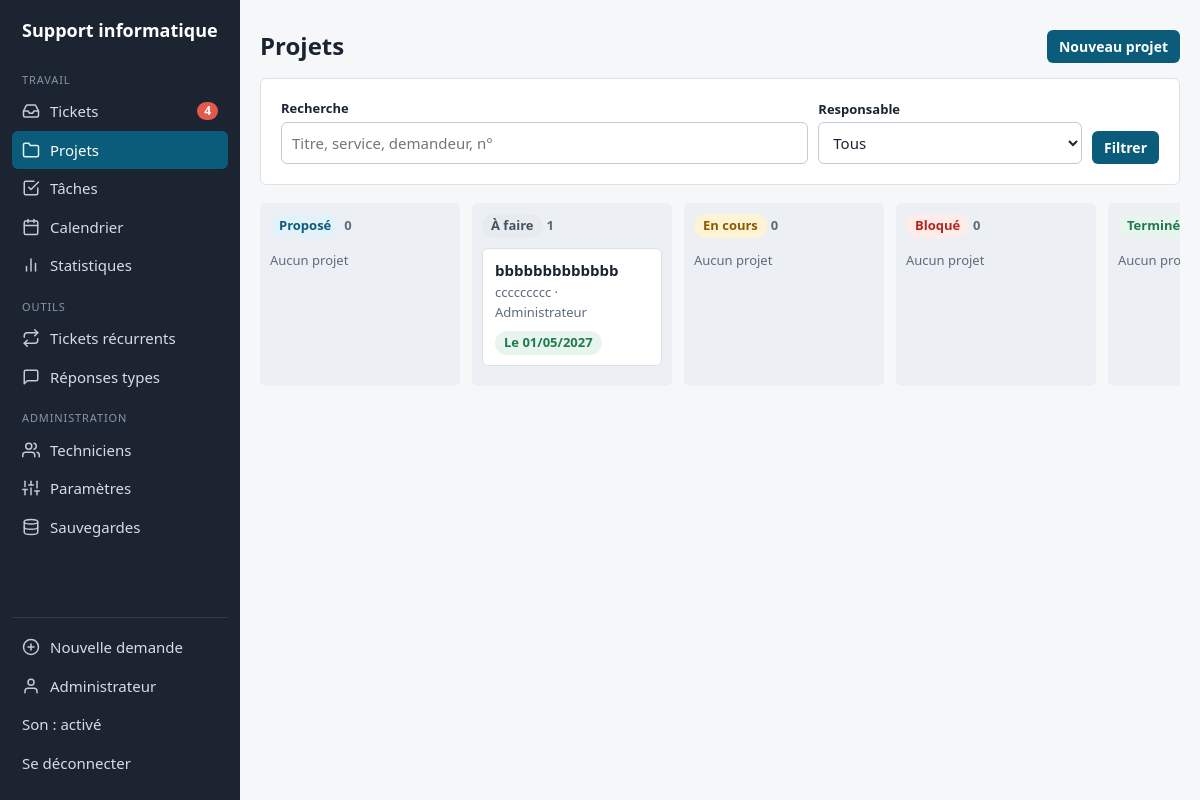
/admin/projets (signed in), run on the app's committed database.
### tables this page shows
CREATE TABLE users (
    id INTEGER PRIMARY KEY AUTOINCREMENT,
    username TEXT UNIQUE NOT NULL,
    name TEXT NOT NULL,
    password_hash TEXT NOT NULL,
    role TEXT NOT NULL DEFAULT 'tech',
    email TEXT NOT NULL DEFAULT '',
    notify INTEGER NOT NULL DEFAULT 1,
    digest INTEGER NOT NULL DEFAULT 1
);

CREATE TABLE projects (
    id INTEGER PRIMARY KEY AUTOINCREMENT,
    token TEXT UNIQUE NOT NULL,
    title TEXT NOT NULL,
    description TEXT NOT NULL DEFAULT '',
    requester_name TEXT NOT NULL,
    requester_email TEXT NOT NULL DEFAULT '',
    department TEXT NOT NULL DEFAULT '',
    wanted_date TEXT NOT NULL DEFAULT '',
    due_date TEXT NOT NULL DEFAULT '',
    owner_id INTEGER REFERENCES users(id),
    status TEXT NOT NULL DEFAULT 'Proposé',
    source TEXT NOT NULL DEFAULT 'web',
    created_by INTEGER,
    created_at TEXT NOT NULL,
    updated_at TEXT NOT NULL,
    closed_at TEXT
, channel TEXT NOT NULL DEFAULT '');

### tickets_it/routes/projects.py (the view)
@app.route("/admin/projets")
@login_required()
def projects_board():
    db = get_db()
    q, owner = request.args.get("q", "").strip(), request.args.get("owner", "")
    sql = ["SELECT p.*, u.name AS owner, (SELECT COUNT(*) FROM tasks WHERE project_id=p.id) AS n_tasks, "
           "(SELECT COUNT(*) FROM tasks WHERE project_id=p.id AND done=1) AS n_done "
           "FROM projects p LEFT JOIN users u ON u.id=p.owner_id WHERE 1=1"]
    args = []
    if owner == "moi":
        sql.append("AND p.owner_id=?")
        args.append(g.user["id"])
    elif owner == "aucun":
        sql.append("AND p.owner_id IS NULL")
    if q:
        sql.append("AND (p.title LIKE ? OR p.description LIKE ? OR p.requester_name LIKE ? OR p.department LIKE ? OR CAST(p.id AS TEXT)=?)")
        args += [f"%{q}%"] * 4 + [q.lstrip("#")]
    sql.append("ORDER BY CASE WHEN p.due_date='' THEN 1 ELSE 0 END, p.due_date, p.created_at DESC")
    rows = db.execute(" ".join(sql), args).fetchall()
    cols = {c: [r for r in rows if r["status"] == c] for c in PROJET_COLONNES}
    cols["Terminé"] = sorted(cols["Terminé"], key=lambda r: r["closed_at"] or "", reverse=True)[:15]
    return render_template("projects.html", cols=cols, colonnes=PROJET_COLONNES, f=request.args,
                                  annules=[r for r in rows if r["status"] == "Annulé"][:20])

### tickets_it/branding.py (called while the page is built)
def _rgb(h):
    h = h.lstrip("#")
    return tuple(int(h[i:i + 2], 16) for i in (0, 2, 4))

def darken(h, k=0.8):
    return "#%02x%02x%02x" % tuple(int(c * k) for c in _rgb(h))

def valid_brand(h):
    return bool(re.fullmatch(r"#[0-9a-fA-F]{6}", h or ""))

### tickets_it/db.py (called while the page is built)
def raw_db():
    db = sqlite3.connect(DB_PATH, timeout=15)
    db.row_factory = sqlite3.Row
    db.execute("PRAGMA foreign_keys = ON")
    return db

def get_db():
    if "db" not in g:
        g.db = raw_db()
    return g.db

### tickets_it/security.py (called while the page is built, shortened)
@app.before_request
def load_user_and_csrf():
    D = derived()
    app.config["MAX_CONTENT_LENGTH"] = D.max_request
    app.config["PERMANENT_SESSION_LIFETIME"] = timedelta(hours=D.session_hours or 24)
    g.user = None
    if session.get("uid"):
        g.user = get_db().execute("SELECT * FROM users WHERE id=?", (session["uid"],)).fetchone()
        if g.user is None:
            session.clear()
    if "csrf" not in session:
        session["csrf"] = secrets.token_hex(16)

@app.after_request
def security_headers(resp):
    resp.headers.setdefault("X-Content-Type-Options", "nosniff")
    resp.headers.setdefault("X-Frame-Options", "SAMEORIGIN")
    return resp

def login_required(role=None):
    def deco(fn):
        @wraps(fn)
        def wrapper(*a, **kw):
            if g.user is None:
                return redirect(url_for("login", next=request.path))
            if role == "admin" and g.user["role"] != "admin":
                abort(403)
            return fn(*a, **kw)
        return wrapper
    return deco

### tickets_it/services.py (called while the page is built)
def due_badge(due, done=False):
    if not due:
        return ("", "")
    try:
        d = date.fromisoformat(due)
    except ValueError:
        return ("", "")
    if done:
        return ("", f"Échéance : {d:%d/%m/%Y}")
    delta = (d - date.today()).days
    if delta < 0:
        return ("late", f"En retard de {-delta} j")
    if delta == 0:
        return ("soon", "Aujourd'hui")
    if delta <= 3:
        return ("soon", f"Dans {delta} j ({d:%d/%m})")
    return ("ok", f"Le {d:%d/%m/%Y}")

### tickets_it/templating.py (called while the page is built)
@app.template_filter("slug")
def slug(s):
    s = unicodedata.normalize("NFD", (s or "").lower())
    return "".join(ch for ch in s if unicodedata.category(ch) != "Mn").replace(" ", "-")

### tickets_it/templates/projects.html (shortened to what this page needs)
{% extends 'base.html' %}{% block title %}Projets{% endblock %}
{% block content %}
<div style="display:flex;justify-content:space-between;align-items:center;gap:12px;flex-wrap:wrap;margin-bottom:14px">
<h1 style="margin:0">Projets</h1><a class="btn sm" href="{{ url_for('project_new') }}">Nouveau projet</a></div>
<form method="get" class="panel" style="display:grid;grid-template-columns:2fr 1fr auto;gap:10px;align-items:end">
 <div><label for="q" style="margin:0 0 3px;font-size:13px">Recherche</label><input id="q" name="q" value="{{ f.get('q','') }}" placeholder="Titre, service, demandeur, n°"></div>
 <div><label for="owner" style="margin:0 0 3px;font-size:13px">Responsable</label><select id="owner" name="owner"><option value="">Tous</option></select></div>
 <div><button class="btn sm">Filtrer</button></div></form>
<div class="board">
{% for col in colonnes %}<section class="bcol" aria-label="{{ col }}">
 <h2><span class="badge s-{{ col|slug }}">{{ col }}</span> <span class="meta">{{ cols[col]|length }}{{ ' (15 derniers)' if col=='Terminé' and cols[col]|length==15 }}</span></h2>
 {% for p in cols[col] %}{% set d = due_badge(p['due_date'], col=='Terminé') %}
 <a class="card" href="{{ url_for('project_detail', pid=p['id']) }}">
  <b>{{ p['title'] }}</b>
  <div class="meta">{{ p['department'] or p['requester_name'] }}{% if p['owner'] %} · {{ p['owner'] }}{% endif %}</div>
  {% if d[1] %}<div style="margin-top:8px"><span class="badge sla-{{ d[0] or 'pause' }}">{{ d[1] }}</span></div>{% endif %}
 </a>
 {% else %}<p class="meta">Aucun projet</p>{% endfor %}
</section>{% endfor %}
</div>
{% endblock %}

### tickets_it/templates/base.html (shortened to what this page needs)
<!doctype html>
<html lang="fr"><head>
<style>:root{--brand:{{ brand }};--brand-d:{{ brand_dark }}}</style></head><body>
{% from 'macros.html' import ico %}
{% macro navlink(endpoint, label, icon, also=[], count=0) %}{% set on = request.endpoint == endpoint or request.endpoint in also %}<a href="{{ url_for(endpoint) }}" class="{{ 'on' if on }}"{% if on %} aria-current="page"{% endif %}>{{ ico(icon) }}<span>{{ label }}</span>{% if count %}<b class="cnt" title="{{ count }} à traiter">{{ count }}</b>{% endif %}</a>{% endmacro %}
{% if g.user %}
<div class="shell">
<aside class="side" id="side" aria-label="Navigation principale">
 <a class="brand" href="{{ url_for('admin') }}">{% if logo_url %}<img class="logo" src="{{ logo_url }}" alt="">{% endif %}{{ app_name }}</a>
 <nav>
  <div class="grp">Travail</div>
  {{ navlink('admin', 'Tickets', 'tickets', ['admin_ticket'], nav.tickets) }}
  {{ navlink('projects_board', 'Projets', 'projets', ['project_detail','project_new'], nav.projets) }}
  {{ navlink('tasks_page', 'Tâches', 'taches', [], nav.taches) }}
  {{ navlink('calendar_page', 'Calendrier', 'calendrier') }}
  {{ navlink('stats_page', 'Statistiques', 'stats') }}
  <div class="grp">Outils</div>
  {{ navlink('recurring_page', 'Tickets récurrents', 'recurrents') }}
  {{ navlink('replies_page', 'Réponses types', 'reponses') }}
  {% if g.user['role']=='admin' %}
  <div class="grp">Administration</div>
  {{ navlink('users', 'Techniciens', 'users') }}
  {{ navlink('settings_page', 'Paramètres', 'settings') }}
  {{ navlink('backups_page', 'Sauvegardes', 'backup', ['backup_download']) }}
  {% endif %}
 </nav>
 <div class="foot">
  {{ navlink('nouveau', 'Nouvelle demande', 'plus') }}
  {{ navlink('account', g.user['name'], 'user') }}
  <button type="button" id="soundbtn" title="Son d'alerte à chaque nouveau ticket"></button>
  <form method="post" action="{{ url_for('logout') }}"><input type="hidden" name="csrf" value="{{ csrf_token() }}"><button>Se déconnecter</button></form>
 </div>
</aside>
<div class="content">
{% endif %}
<main class="{% block mainclass %}{% endblock %}">
{% block content %}{% endblock %}
</main>
{% if g.user %}</div></div>{% endif %}
</body></html>

### tickets_it/templates/base.html (style rules this page uses)
:root { --bg:#f6f7f9;--panel:#fff;--ink:#1b2430;--muted:#5d6b7c;--line:#dde2e9;--brand:#0b5c7a;--brand-d:#08465e; --ok:#1f7a4d;--warn:#b26a00;--err:#b3261e;--r:6px }
* { box-sizing:border-box }
body { margin:0;background:var(--bg);color:var(--ink);font:15px/1.5 system-ui,-apple-system,"Segoe UI",Roboto,Arial,sans-serif }
a { color:var(--brand) }
main { max-width:1100px;margin:28px auto;padding:0 20px }
h1 { font-size:24px;margin:0 0 6px }
h2 { font-size:17px;margin:0 0 12px }
.panel { background:var(--panel);border:1px solid var(--line);border-radius:var(--r);padding:20px;margin-bottom:18px }
label { display:block;font-weight:600;margin:14px 0 4px }
input,select,textarea { width:100%;padding:9px 10px;border:1px solid #c3cbd6;border-radius:var(--r);font:inherit;background:#fff;color:var(--ink) }
.btn { display:inline-block;background:var(--brand);color:#fff;border:0;border-radius:var(--r);padding:10px 18px;font:inherit;font-weight:600;cursor:pointer;text-decoration:none }
.btn.sm { padding:6px 12px;font-size:14px }
.badge { display:inline-block;padding:2px 9px;border-radius:99px;font-size:13px;font-weight:600;white-space:nowrap }
.s-en-cours { background:#fff3d6;color:#8a5a00 }
.sla-ok { background:#e8f5ee;color:#1f7a4d }
.meta { color:var(--muted);font-size:13px }
.board { display:grid;grid-template-columns:repeat(5,minmax(200px,1fr));gap:12px;overflow-x:auto;padding-bottom:8px;margin-bottom:12px }
.bcol { background:#eceff3;border-radius:var(--r);padding:10px;min-height:120px }
.bcol h2 { font-size:15px;margin:0 0 10px }
.card { display:block;background:var(--panel);border:1px solid var(--line);border-radius:var(--r);padding:10px 12px;margin-bottom:10px;color:inherit;text-decoration:none }
.card b { display:block;margin-bottom:2px }
.s-propose { background:#e3f1f8;color:#0b5c7a }
.s-a-faire { background:#e7ebf0;color:#44525f }
.s-bloque { background:#fdecea;color:#b3261e }
.s-termine { background:#e8f5ee;color:#1f7a4d }
.shell { display:flex;min-height:100vh }
.content { flex:1;min-width:0 }
.side { width:240px;flex:none;background:var(--ink);color:#d6dde6;position:sticky;top:0;height:100vh;overflow-y:auto;display:flex;flex-direction:column;padding:18px 12px }
.side .brand { color:#fff;font-weight:700;font-size:18px;line-height:1.2;text-decoration:none;padding:2px 10px 16px }
.side nav { flex:1 }
.side .grp { font-size:11px;letter-spacing:.08em;text-transform:uppercase;color:#8896a8;padding:14px 10px 4px }
.side a,.side .foot button { display:flex;align-items:center;gap:10px;padding:8px 10px;border-radius:var(--r);color:#d6dde6;text-decoration:none;width:100%;background:none;border:0;font:inherit;text-align:left;cursor:pointer }
.side a.on { background:var(--brand);color:#fff }
.side a span { flex:1;min-width:0;overflow:hidden;text-overflow:ellipsis;white-space:nowrap }
.side .cnt { background:#e5584d;color:#fff;border-radius:99px;font-size:12px;line-height:1;padding:3px 7px }
.side .foot { border-top:1px solid #2f3b4c;margin-top:12px;padding-top:10px }
.side .foot form { margin:0 }

### data on the page
users: name "Administrateur"
projects: title "bbbbbbbbbbbbb", department "ccccccccc", owner "Administrateur", d "Le 01/05/2027"

### other printed values
{{ app_name }} "Support informatique"
{{ label }} "Tickets Projets Tâches Calendrier Statistiques Tickets récurrents Réponses types Techniciens Paramètres Sauvegardes Nouvelle demande"
{{ col }} "Proposé" "À faire" "En cours" "Bloqué" "Terminé"
{{ cols[col]|length }} "0" "1" "0" "0"
